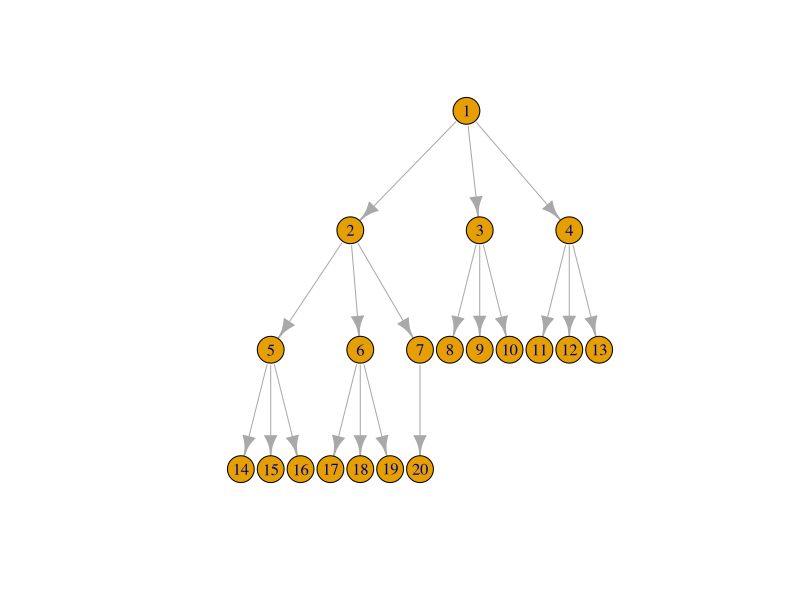
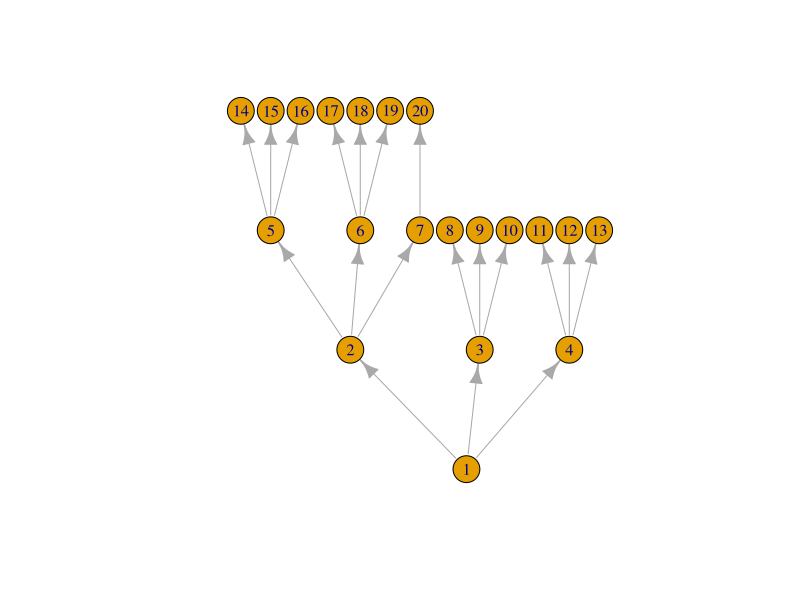
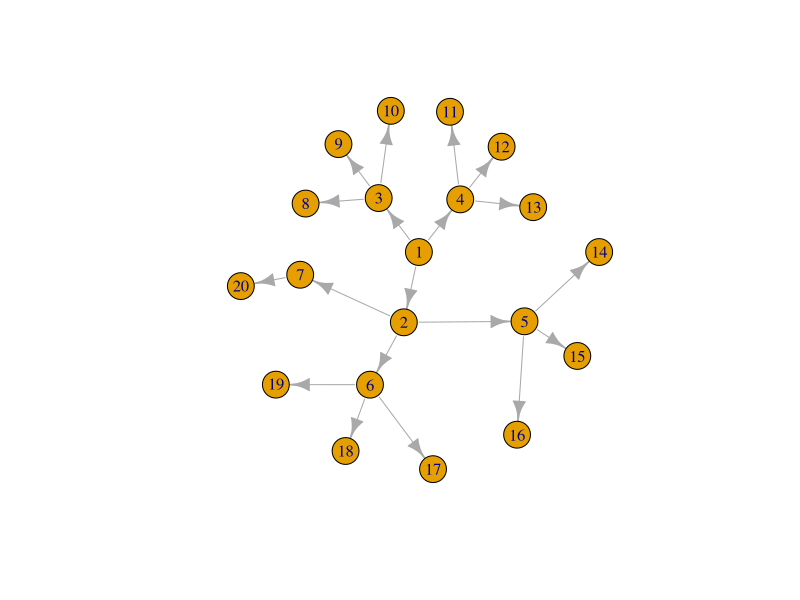
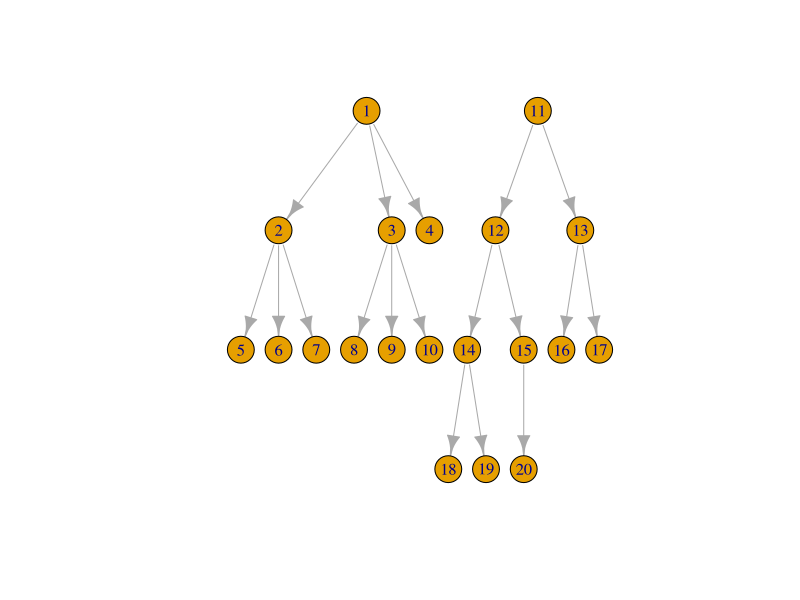
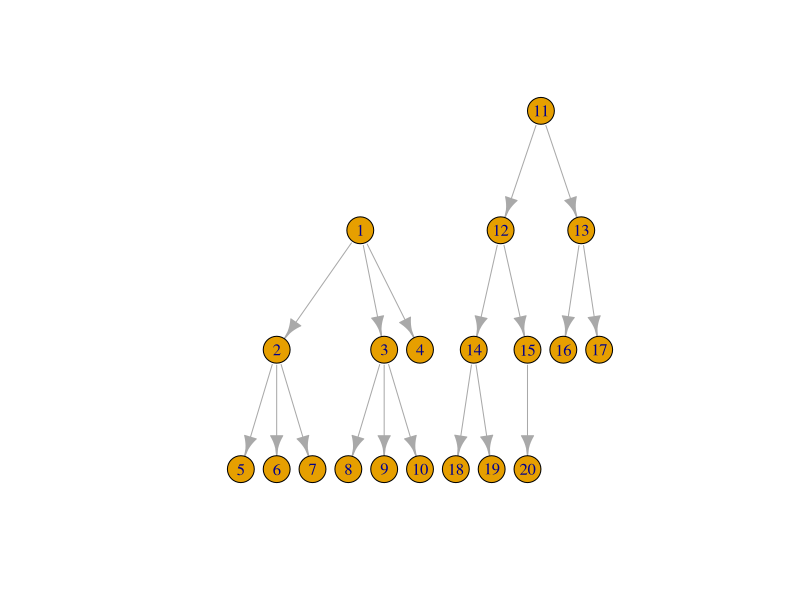

These charts were generated, in order, by the following R code:
library(igraph)


### Name: layout_as_tree
### Title: The Reingold-Tilford graph layout algorithm
### Aliases: layout_as_tree as_tree
### Keywords: graphs

### ** Examples


tree <- make_tree(20, 3)
plot(tree, layout=layout_as_tree)
plot(tree, layout=layout_as_tree(tree, flip.y=FALSE))
plot(tree, layout=layout_as_tree(tree, circular=TRUE))

tree2 <- make_tree(10, 3) + make_tree(10, 2)
plot(tree2, layout=layout_as_tree)
plot(tree2, layout=layout_as_tree(tree2, root=c(1,11),
                                           rootlevel=c(2,1)))
